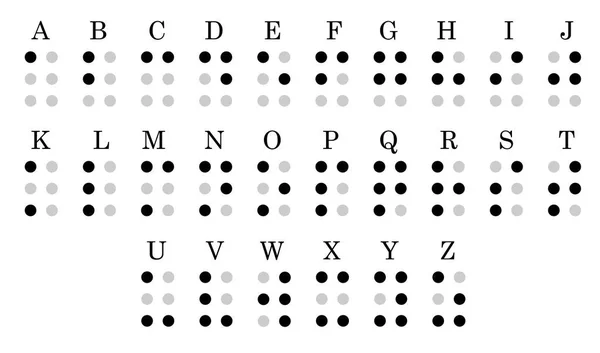
#> input picture key.jpg, 600 x 353 px
$ python -i app.py   (imports and definitions only)
#> lines starting #> are read from the running program, lines starting #| are printed output that depends on the picture
#> further down, picture is the input picture: shape (353, 600, 3); mean B, G, R 239, 239, 239
from flask import Flask, render_template, request, jsonify
import cv2
import numpy as np
from collections import defaultdict
from PIL import Image
import io

# [1 line not run here, left out]

# Route for the home page
# [3 lines that did not run here, left out]

# Function to decode Braille image (same as your Python script)
# [10 lines left out: function parseDecodePattern, not called in this run]

def parseBraille(image):
    kernel = np.zeros((13, 13), np.uint8)
    kernel[:, 6] = 1
    image = cv2.dilate(image, kernel, iterations=1)
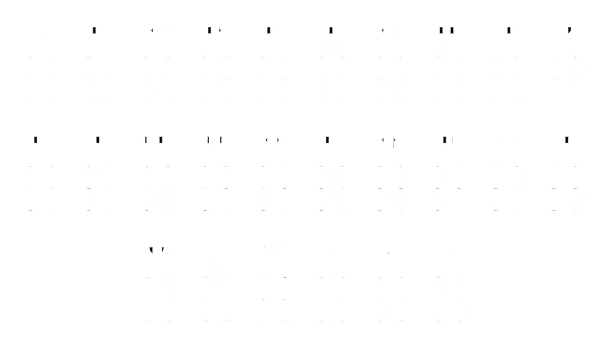
#> image: shape (353, 600, 3); mean of channels 0, 1, 2 254.6, 254.6, 254.6; drawn as B, G, R
    image = cv2.erode(image, kernel, iterations=4)
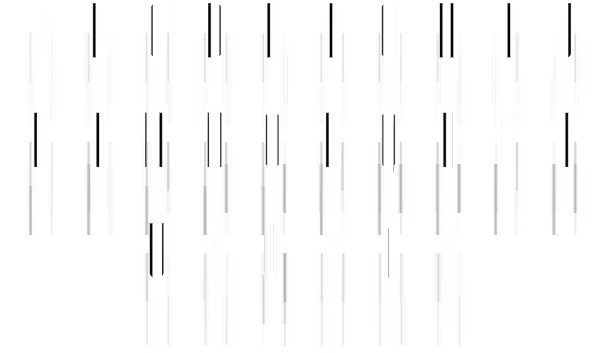
#> image: shape (353, 600, 3); mean of channels 0, 1, 2 249.7, 249.7, 249.7; drawn as B, G, R

    kernel[:, 6] = 0
    kernel[6, 2:10] = 1
    image = cv2.dilate(image, kernel, iterations=1)
    image = cv2.erode(image, kernel, iterations=4)

    return image

# [83 lines left out: functions getNeighbours, cca, cropImage, matchImages, not called in this run]

def mse(imageA, imageB):
    err = np.mean((imageA.astype("float") - imageB.astype("float")) ** 2)
    return err

# [20 lines that did not run here, left out]

# [2 lines not run here, left out]

>>> import cv2
>>> picture = cv2.imread('key.jpg')
>>> result = parseBraille(picture)
